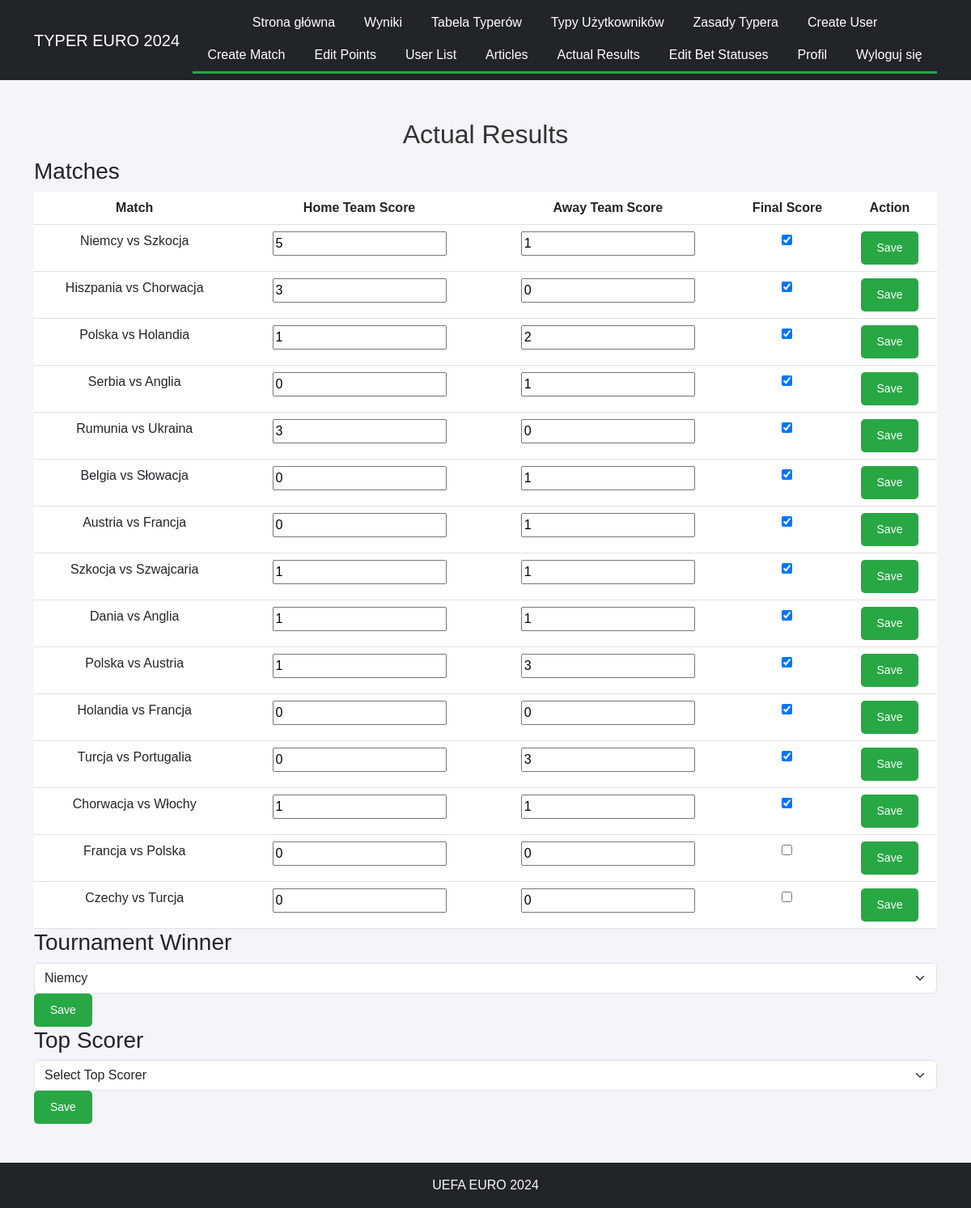
The page /actual_results/ (signed in) on the database as committed earlier.
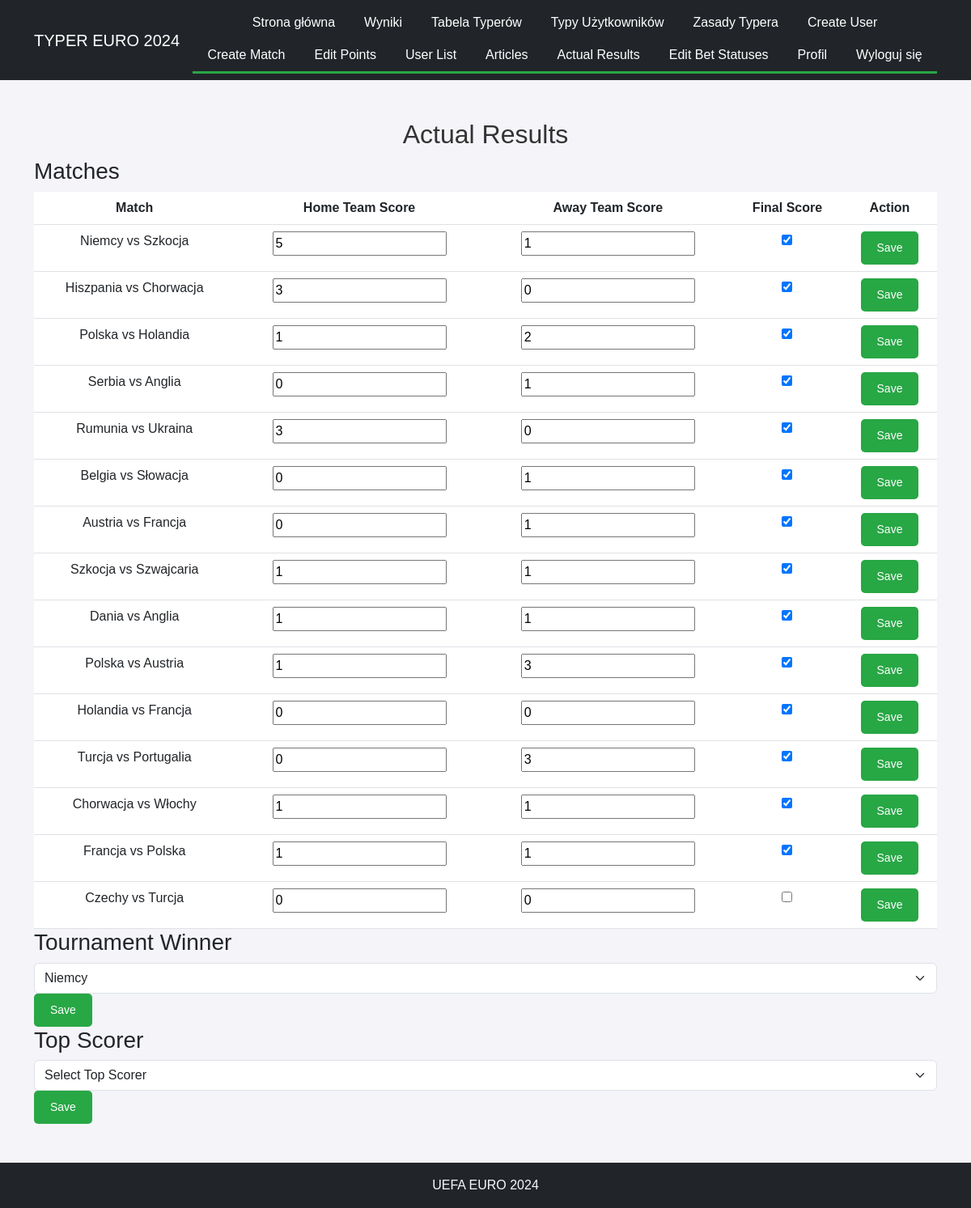
The same page on the database as committed later.
### contest/models.py (models this page shows, shortened)
class Match(models.Model):
    group = models.CharField(max_length=2)
    home_team = models.CharField(max_length=100)
    away_team = models.CharField(max_length=100)
    date = models.DateTimeField()
    place = models.CharField(max_length=100)
    actual_home_team_score = models.IntegerField(null=True, blank=True, default=0)
    actual_away_team_score = models.IntegerField(null=True, blank=True, default=0)
    final_score = models.BooleanField(default=False)

### contest/views.py (the view, shortened to what this page needs)
# urls.py: path('actual_results/', views.actual_results, name='actual_results'),
@superuser_required
def actual_results(request):
    matches = Match.objects.all()
    teams = Team.objects.all()
    top_scorers = TopScorer.objects.all()
    tournament_results, created = TournamentResults.objects.get_or_create(id=1)
    selected_winner = tournament_results.winner_team
    selected_top_scorer = tournament_results.top_scorer
    context = {
        'matches': matches,
        'teams': teams,
        'top_scorers': top_scorers,
        'selected_winner': selected_winner,
        'selected_top_scorer': selected_top_scorer,
    }
    return render(request, 'actual_results.html', context)

### contest/templatetags/article_tags.py (called while the page is built)
@register.simple_tag
def get_articles():
    return Article.objects.all()

### contest/views.py (called while the page is built)
def superuser_required(view_func):
    decorated_view_func = user_passes_test(lambda u: u.is_superuser)(view_func)
    return decorated_view_func

### contest/templates/actual_results.html (shortened to what this page needs)
{% extends 'base.html' %}
{% block content %}
<h2>Actual Results</h2>
<h3>Matches</h3>
<form method="post">
    <table class="table">
        <thead>
            <tr>
                <th>Match</th>
                <th>Home Team Score</th>
                <th>Away Team Score</th>
                <th>Final Score</th>
                <th>Action</th>
            </tr>
        </thead>
        <tbody>
            {% for match in matches %}
                <tr>
                    <td>{{ match.home_team }} vs {{ match.away_team }}</td>
                    <td>
                        <input type="number" name="home_team_score_{{ match.id }}" value="{{ match.actual_home_team_score }}" class="input-score">
                    </td>
                    <td>
                        <input type="number" name="away_team_score_{{ match.id }}" value="{{ match.actual_away_team_score }}" class="input-score">
                    </td>
                    <td>
                        <input type="checkbox" name="final_score_{{ match.id }}" {% if match.final_score %}checked{% endif %}>
                    </td>
                    <td>
                        <button type="submit" name="save_match" value="{{ match.id }}" class="button">Save</button>
                    </td>
                </tr>
            {% endfor %}
        </tbody>
    </table>
</form>
<h3>Tournament Winner</h3>
<form method="post">
    <select name="winner_team" class="form-select">
        {% for team in teams %}
            <option value="{{ team.name }}" {% if selected_winner and selected_winner.name == team.name %}selected{% endif %}>
                {{ team.name }}
            </option>
        {% endfor %}
    </select>
    <button type="submit" name="save_winner" class="button">Save</button>
</form>
<h3>Top Scorer</h3>
<form method="post">
    <select name="top_scorer" class="form-select">
        <option value="">Select Top Scorer</option>
    </select>
    <button type="submit" name="save_top_scorer" class="button">Save</button>
</form>
{% endblock %}

Rows that differ between the two databases and show on the page:
changed Match (number 14 of 15 on the later page): actual_home_team_score "0" → "1"; actual_away_team_score "0" → "1"; final_score "☐" → "☑"
